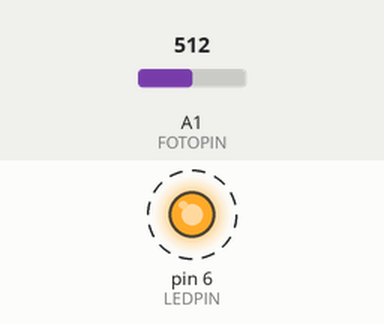
Recording of a sketch running on a simulated Arduino Uno, built with avr-gcc and run on an emulated ATmega328P. Shown: output pins drawn as LEDs (lit = HIGH). Dashed ring = blinking. The test bench sets the inputs (shaded band); at power-on: A1 (FOTOPIN) = 512. What the sketch prints to the serial monitor is not drawn.

Above: at 0.1 s.
Timing chart, 0 to 3.0 s (numbered marks = the images above):
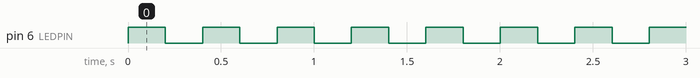

The sketch:

Exp1.ino
```cpp
#define FOTOPIN A1
#define LEDPIN 6

void setup () {
  pinMode(LEDPIN, OUTPUT);
  pinMode(FOTOPIN, INPUT);

  Serial.begin(9600);
}

void loop () {
  int fotoData = analogRead(FOTOPIN);
  Serial.println(fotoData);

  // digitalWrite(LEDPIN, HIGH);

  blink(200);
}

void blink(int blink_delay){
  digitalWrite(LEDPIN, HIGH);
  delay(blink_delay);
  digitalWrite(LEDPIN, LOW);
  delay(blink_delay);
}
```

Measured:
- by itself, pin 6 (LEDPIN): alternates HIGH for 0.20 s and LOW for 0.20 s
